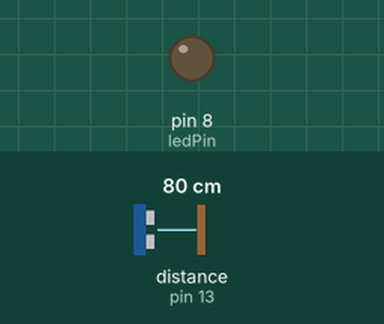
This sketch was run on a simulated Arduino Uno, built with avr-gcc and run on an emulated ATmega328P. Parts: output pins drawn as LEDs (lit = HIGH). Wiring (inferred from the names in the program): ultrasonic range finder: trigger pin 10; echo pin 13. The test bench sets the inputs (shaded band); at power-on: distance to the obstacle (sensor on pin 13) 80 cm. The echo pulse lasts 58.3 µs per cm; pins used as bus, display or sensor lines are not drawn.

Above: at 0.3 s.
Timing chart, 0 to 1.8 s (numbered marks = the images above):
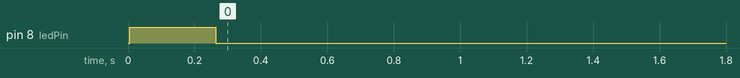

The sketch:

ultrasonic_code.ino
```cpp
#include <dht.h>
#include <LiquidCrystal.h>
//#include <time.h>

#define trigPin 10
#define echoPin 13
#define DHT11_PIN 7
#define ledPin 8

LiquidCrystal lcd(12, 11, 5, 4, 3, 2);

dht DHT;

void setup() {
  pinMode(trigPin, OUTPUT);
  pinMode(echoPin, INPUT);
  pinMode(ledPin, OUTPUT);

}

  float s, n, duration, distance;
  float speed;

void loop() {


  digitalWrite(trigPin, LOW);
  delayMicroseconds(2);
  digitalWrite(trigPin, HIGH);
  delayMicroseconds(10);
  digitalWrite(trigPin, LOW);

  duration = pulseIn(echoPin, HIGH);
  speed = 331.4 + (0.606 * DHT.temperature) + (0.0124 * DHT.humidity);
  distance = (duration / 2) * (speed / 10000);

  s = abs((distance - n) * 4);
  n = distance;
  if (s >= 10){
    digitalWrite(ledPin, HIGH);   // turn the LED on (HIGH is the voltage level)
    lcd.print(s);
    lcd.print(" cm/s");
    delay(125);
  }

   else {
    digitalWrite(ledPin, LOW);   // turn the LED on (HIGH is the voltage level)
    lcd.print(s);
    lcd.print(" cm/s");
    delay(125);
  }
  delay(125);
  lcd.clear();
}
```

Measured:
- by itself, pin 8 (ledPin): LOW → HIGH at 0.01 s, → LOW 0.26 s later
